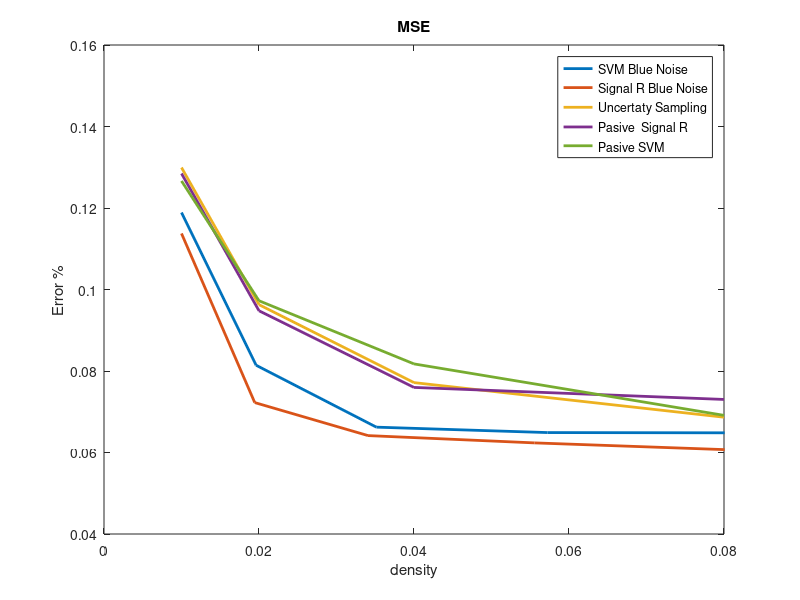

The MATLAB source for this figure:
clc 
clear all
close all
load errors_density_SVM_BN
dd=average_density;
plot(dd,(EE),'linewidth',2);
xlabel('density')
ylabel('Error %')
title('MSE')

hold on 
load errors_density_Signal_reconstrtuction
dd=average_density;
plot(dd,(EE),'linewidth',2);

hold on 
load ER_RAND_SVM
dd=average_density;
plot(dd,(EE),'linewidth',2);
hold on 

hold on 
load ERROR_SR_RAND
dd=average_density;
plot(dd,(EE),'linewidth',2);

load 1errors_density_RANDOM_ACTIVE_SVM
dd=average_density;
plot(dd,(EE),'linewidth',2);


legend('SVM Blue Noise','Signal R Blue Noise' ,'Uncertaty Sampling','Pasive  Signal R','Pasive SVM')
hold off
xlim([0 0.08])